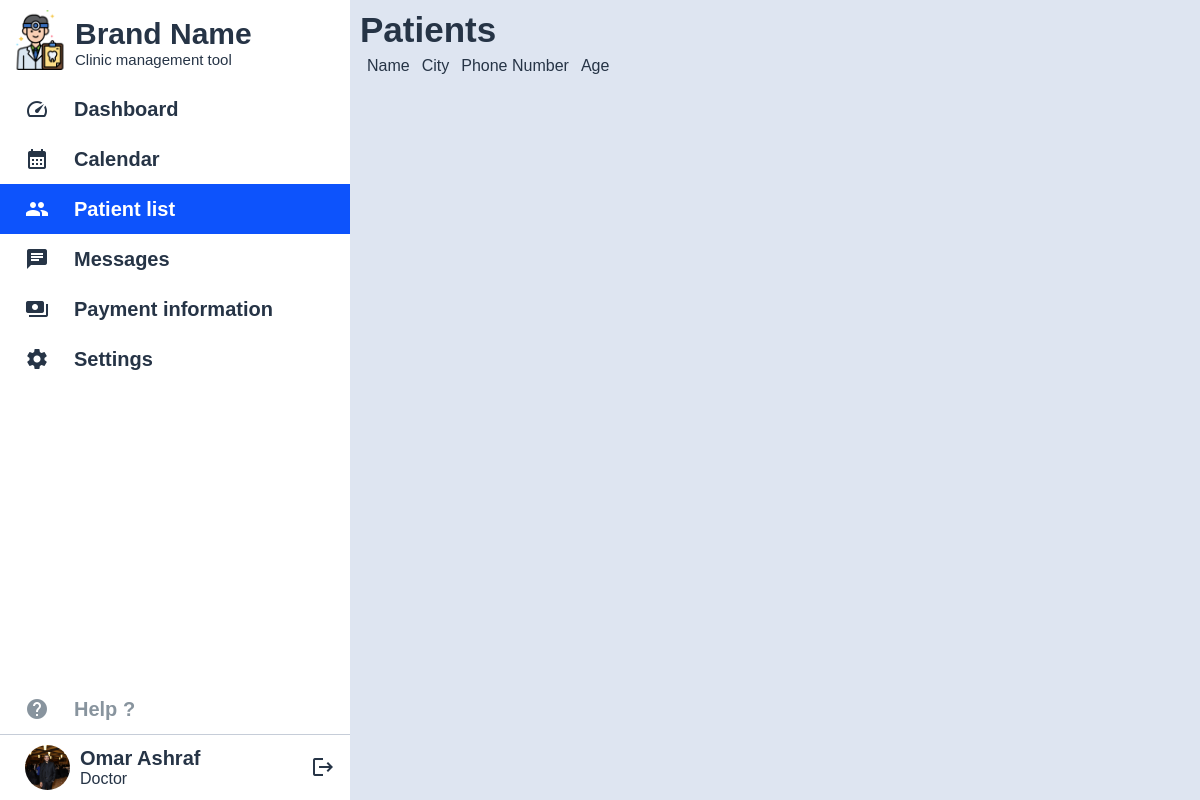
/Patients (signed in), run on an earlier commit of the app's database.
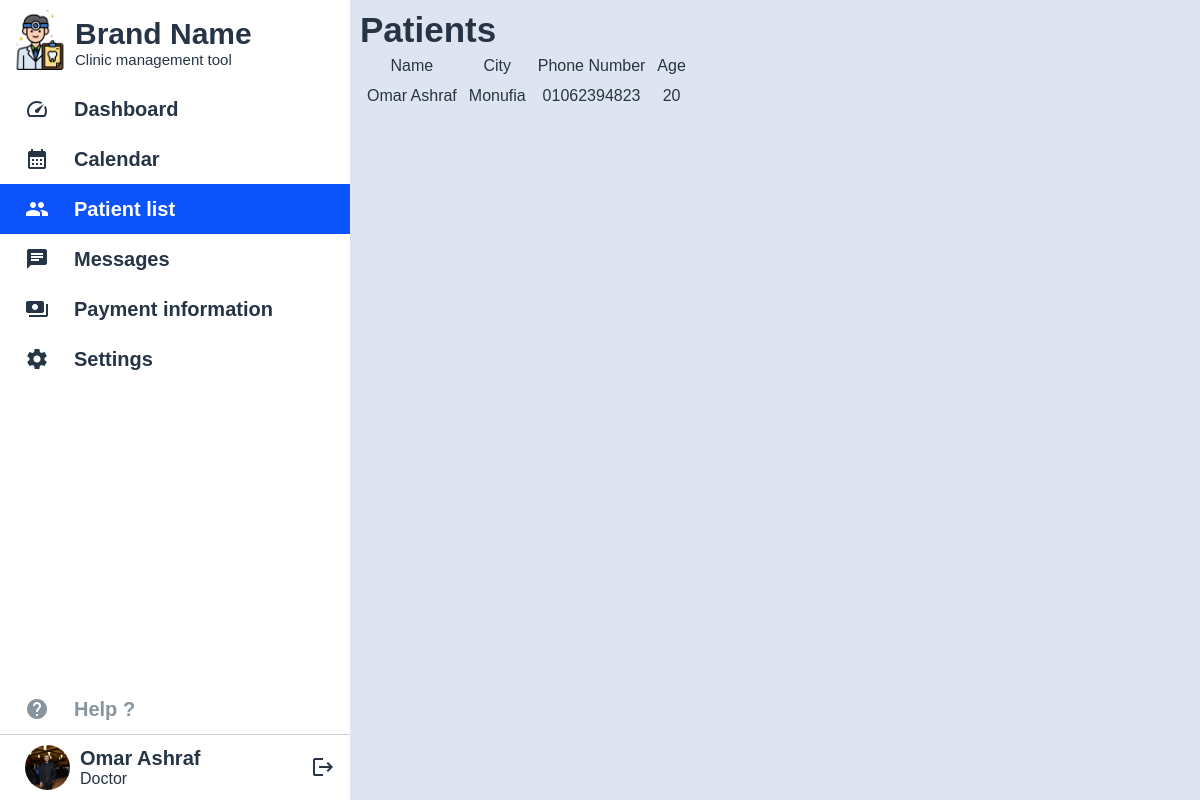
And on a later commit of the database.
### tables this page shows
CREATE TABLE 'users' ('id' integer PRIMARY KEY NOT NULL, 'username' text NOT NULL, 'password_hash' text NOT NULL,'full_name' text NOT NULL, "city" text NOT NULL, "phone_number" text NOT NULL, "email" text NOT NULL, 'is_doctor' boolean NOT NULL, 'date_of_birth' date NOT NULL, profile_picture BLOB, is_verified boolean);

### app.py (the view)
@app.route("/Patients")
def patients():
    patients = db.execute("SELECT * FROM users WHERE id=(SELECT patient_id FROM appointments WHERE doctor_id=?)", session["user_id"])
    return render_template("patients.html", patients=patients, Years_Between=Years_Between, TODAY=TODAY)

### functions.py (called while the page is built)
def Years_Between(date1, date2):
    date1 = str(date1)
    date2 = str(date2)
    years1 = int(date1.split("-")[0]) + (int(date1.split("-")[1])/12) + (int(date1.split("-")[2])/365)
    years2 = int(date2.split("-")[0]) + (int(date2.split("-")[1])/12) + (int(date2.split("-")[2])/365)
    return floor(abs(years1 - years2))

### templates/patients.html (shortened to what this page needs)
{% extends "layout.html" %}
{% block sidebar %}
    <a href="/" class="sidebar_hover sidebar_element">
        <span class="material-icons md-48">speed</span>
        <p>Dashboard</p>
    </a>
    <a href="" class="sidebar_hover sidebar_element">
        <span class="material-icons md-48">calendar_month</span>
        <p>Calendar</p>
    </a>
    <a href="/Patients" class="sidebar_active sidebar_hover sidebar_element">
        <span class="material-icons md-48">group</span>
        <p>Patient list</p>
    </a>
    <a href="" class="sidebar_hover sidebar_element">
        <span class="material-icons md-48">chat</span>
        <p>Messages</p>
    </a>
    <a href="" class="sidebar_hover sidebar_element">
        <span class="material-icons md-48">payments</span>
        <p>Payment information</p>
    </a>
    <a href="/Settings" class="sidebar_hover sidebar_element">
        <span class="material-icons md-48">settings</span>
        <p>Settings</p>
    </a>
{% endblock %}
{% block main %}
    <div id="main">
        <h1>Patients</h1>
        <table>
            <thead>
                <td>Name</td>
                <td>City</td>
                <td>Phone Number</td>
                <td>Age</td>
            </thead>
            {% for patient in patients %}
                <tr>
                    <td>{{ patient.full_name }}</td>
                    <td>{{ patient.city }}</td>
                    <td>{{ patient.phone_number }}</td>
                    <td>{{ Years_Between(patient.date_of_birth, TODAY) }}</td>
                </tr>
            {% endfor %}
        </table>
    </div>
{% endblock %}

### templates/layout.html (shortened to what this page needs)
<!DOCTYPE html>
<html lang="en">
<head>
    <link href="/static/styles.css" rel="stylesheet">
</head>
<body>
    {% if session["user_id"] %}
    <header class="sidebar">
        <div class="title">
            <a href="" class="logo_name">
                <div class="logo">
                    <img src="/static/media/logo.png" alt="logo">
                </div>
                <div class="brand_info">
                    <div class="name"><h1>Brand Name</h1></div>
                    <div class="description"><p>Clinic management tool</p></div>
                </div>
            </a>
        </div>
        {% block sidebar %}{% endblock %}
        <div class="float-bottom">
            <a href="" class="help sidebar_element">
                <span class="material-icons md-48">help</span>
                <p>Help ?</p>
            </a>
            <hr>
            <div class="profile">
                <div class="profile_link">
                    <a href="/Profile-{{ session["user_id"] }}">
                        <div class="profile_pic"><img alt="Profile Picture" src="/static/media/profile_picture.png"></div>
                        <div class="profile_info">
                            <h1>{{ session["name"] }}</h1>
                            <p>{{ session["user_type"] }}</p>
                        </div>
                    </a>
                </div>
                <div class="expand_icon">
                    <a href="/Logout"><span class="material-icons md-48">logout</span></a>
                </div>
            </div>
        </div>
    </header>
    {% endif %}
    <section class="page">
        {% block main %}{% endblock %}
    </section>
</body>
</html>

### static/styles.css (style rules this page uses)
:root { --DarkBlue: #0d53fc; --Purple: #3e3ef4; --LightBlue: #4198f7; --Green: #49c496; --DarkerBlue1: #1e3058; --DarkerBlue2: #152443; --Black: #263446; --DarkGray: #88949e; --LightGray: #c6cdd8; --OffWhite: #dee5f1; --White: #ffffff; }
* { padding: 0px; margin: 0; text-decoration: none; font-family: sans-serif; color: var(--Black); }
hr { height: 1px; background-color: var(--LightGray); border: none; }
a, img { -webkit-user-drag: none; }
.sidebar { float: left; position: fixed; display: flex; flex-direction: column; width: 350px; height: 100%; background-color: var(--White); }
.sidebar_active { background-color: var(--DarkBlue); transition: 0.4s; }
.sidebar_active span, .sidebar_active p { color: var(--White); transition: 0.4s; }
.sidebar a { padding: 5px; transition: 0.4s; }
.title { display: flex; flex-direction: row; }
.logo_name { display: flex; flex-direction: row; }
.logo { width: 60px; aspect-ratio: 1/1; justify-items: center; padding: 5px; }
.logo img { width: 100%; }
.brand_info { display: flex; flex-direction: column; justify-content: center; }
.name h1 { font-size: 30px; }
.description p { font-size: 15px; font-weight: lighter; }
.sidebar_element { display: flex; flex-direction: row; height: 40px; }
.sidebar_element span { padding: 5px 25px 5px 20px; display: flex; flex-direction: column; justify-content: center; }
.sidebar_element p { font-size: 20px; font-weight: bold; display: flex; flex-direction: column; justify-content: center; }
.float-bottom { width: 100%; position: absolute; bottom: 0; }
.help span, .help p { color: var(--DarkGray); }
.profile { position: relative; display: flex; flex-direction: row; }
.profile_link a { display: flex; flex-direction: row; }
.profile_pic { width: 45px; aspect-ratio: 1/1; justify-items: center; padding: 5px 10px 5px 20px; display: flex; flex-direction: column; justify-content: center; }
.profile_pic img { width: 100%; border-radius: 50%; }
.profile_info { display: flex; flex-direction: column; justify-content: center; }
.profile_info h1 { font-size: 20px; }
.expand_icon { position: absolute; right: 10px; top: 30%; }
.page { padding-left: 350px; min-height: 100vh; background-color: var(--OffWhite); }

What changed in the data, as far as the page shows it:
added users: name "Omar Ashraf", full_name "Omar Ashraf", city "Monufia", phone_number "01062394823", date_of_birth "20"
Also different on the page:
{{ session["name"] }}: "Omar Ashraf" → (not shown)
